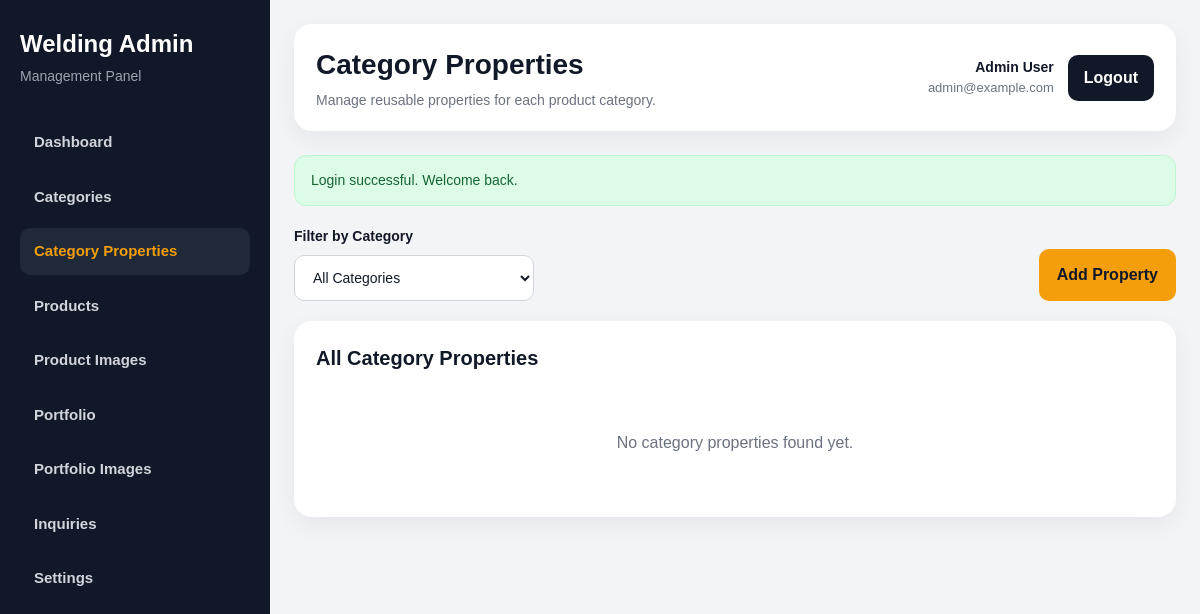
Before: /admin/category-properties/index.php (signed in) with the older database file.
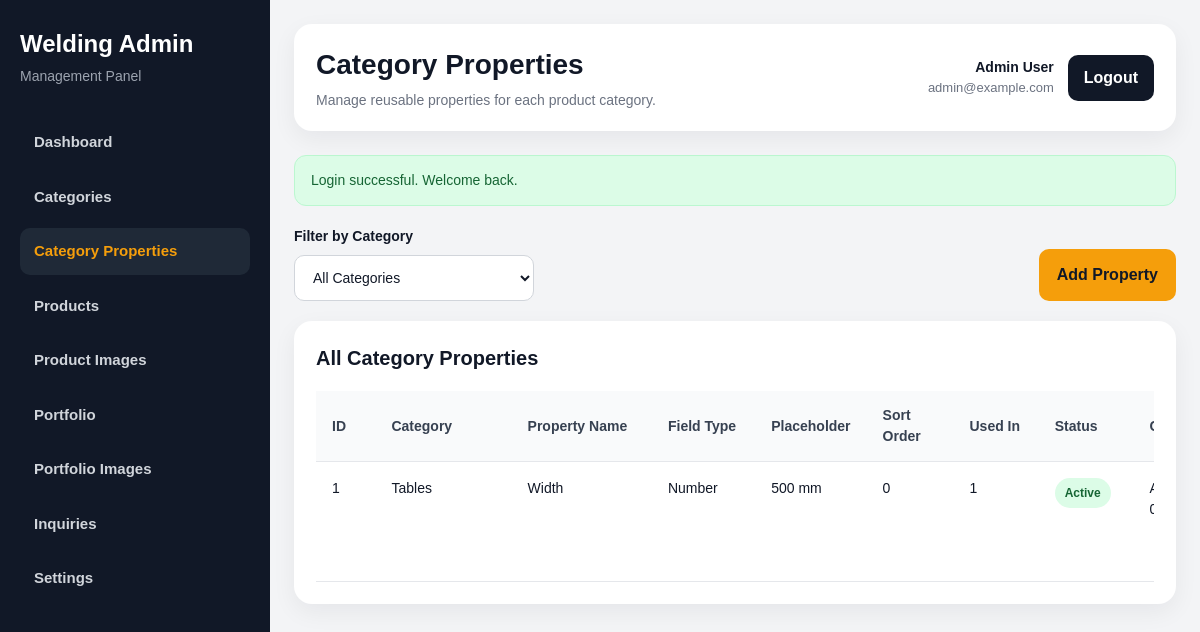
After: the same page with the newer database file.
### tables this page shows
CREATE TABLE `category_properties` (
  `id` int NOT NULL,
  `category_id` int NOT NULL,
  `property_name` varchar(150) NOT NULL,
  `field_type` varchar(50) DEFAULT 'text',
  `placeholder` varchar(255) DEFAULT NULL,
  `sort_order` int DEFAULT '0',
  `status` tinyint(1) DEFAULT '1',
  `created_at` timestamp NULL DEFAULT CURRENT_TIMESTAMP
);

CREATE TABLE `categories` (
  `id` int NOT NULL,
  `name` varchar(150) NOT NULL,
  `slug` varchar(180) NOT NULL,
  `description` text,
  `status` tinyint(1) DEFAULT '1',
  `created_at` timestamp NULL DEFAULT CURRENT_TIMESTAMP
);

### includes/functions.php (called while the page is built, shortened)
<?php
function e($value): string
{
    return htmlspecialchars((string)($value ?? ''), ENT_QUOTES, 'UTF-8');
}
function get_flash(string $key): ?string
{
    if (!isset($_SESSION['flash'][$key])) {
        return null;
    }
    $message = $_SESSION['flash'][$key];
    return $message;
}

### admin/category-properties/index.php (the view, shortened to what this page needs)
<?php
require_once __DIR__ . '/../includes/auth.php';
$successMessage = get_flash('success');
$sql = "
    SELECT cp.*, c.name AS category_name,
           (
               SELECT COUNT(*)
               FROM product_property_values ppv
               WHERE ppv.category_property_id = cp.id
           ) AS usage_count
    FROM category_properties cp
    INNER JOIN categories c ON c.id = cp.category_id
";
$params = [];
$sql .= " ORDER BY c.name ASC, cp.sort_order ASC, cp.id DESC ";
$stmt = $pdo->prepare($sql);
$stmt->execute($params);
$properties = $stmt->fetchAll();
require_once __DIR__ . '/../includes/header.php';
?>
<div class="admin-layout">
    <?php require_once __DIR__ . '/../includes/sidebar.php'; ?>
    <main class="admin-main">
        <?php require_once __DIR__ . '/../includes/topbar.php'; ?>
        <?php if ($successMessage): ?>
            <div class="alert alert-success"><?php echo e($successMessage); ?></div>
        <?php endif; ?>
        <div class="page-toolbar">
            <form method="GET" action="" class="filter-form">
                <div class="filter-group">
                    <label for="category_id">Filter by Category</label>
                    <select name="category_id" id="category_id" onchange="this.form.submit()">
                        <option value="">All Categories</option>
                    </select>
                </div>
            </form>
            <a href="<?php echo ADMIN_URL; ?>category-properties/create.php" class="btn btn-primary">Add Property</a>
        </div>
        <section class="content-card">
            <div class="content-card-header">
                <h3>All Category Properties</h3>
            </div>
            <?php if (!empty($properties)): ?>
                <div class="table-wrap">
                    <table class="admin-table">
                        <thead>
                            <tr>
                                <th width="70">ID</th>
                                <th width="170">Category</th>
                                <th width="180">Property Name</th>
                                <th width="120">Field Type</th>
                                <th>Placeholder</th>
                                <th width="100">Sort Order</th>
                                <th width="100">Used In</th>
                                <th width="100">Status</th>
                                <th width="180">Created</th>
                            </tr>
                        </thead>
                        <tbody>
                            <?php foreach ($properties as $property): ?>
                                <tr>
                                    <td><?php echo e($property['id']); ?></td>
                                    <td><?php echo e($property['category_name']); ?></td>
                                    <td><?php echo e($property['property_name']); ?></td>
                                    <td><?php echo e(ucfirst($property['field_type'])); ?></td>
                                    <td><?php echo e($property['placeholder'] ?: '-'); ?></td>
                                    <td><?php echo e($property['sort_order']); ?></td>
                                    <td><?php echo e($property['usage_count']); ?></td>
                                    <td>
                                        <?php if ((int)$property['status'] === 1): ?>
                                            <span class="status-badge active">Active</span>
                                        <?php else: ?>
                                            <span class="status-badge inactive">Inactive</span>
                                        <?php endif; ?>
                                    </td>
                                    <td><?php echo e(format_datetime($property['created_at'])); ?></td>
                                </tr>
                            <?php endforeach; ?>
                        </tbody>
                    </table>
                </div>
            <?php else: ?>
                <div class="empty-state">
                    <p>No category properties found yet.</p>
                </div>
            <?php endif; ?>
        </section>
    </main>
</div>
<?php require_once __DIR__ . '/../includes/footer.php'; ?>

Changed rows visible on the page:
added category_properties: id "1", category.name "Tables", property_name "Width", field_type "Number", placeholder "500 mm", sort_order "0", usage_count "1", status "Active"
Other visible differences:
text no longer shown: "No category properties found yet."
text now shown: "ID Category Property Name Field Type Placeholder Sort Order Used In Status"
